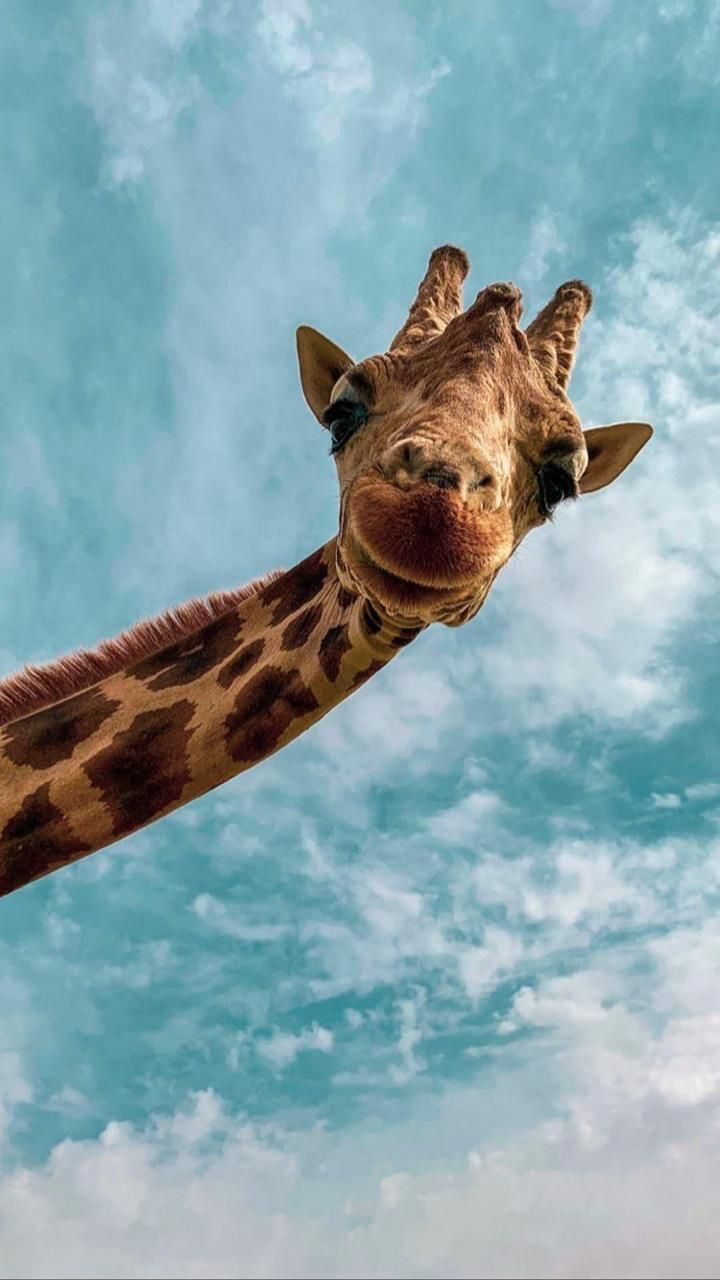
#> input picture merve.jpeg, 720 x 1280 px
$ python Task3.py   (older library calls are emulated)
#> lines starting #> are read from the running program, lines starting #| are printed output that depends on the picture
import cv2
import numpy as np
from PIL import Image
import colorsys

def mainpanel():
    x = ""
    while x != "3":
        print(" -->> if you want RGB  -->  CMYK PRESS 1")
        print(" ")
        print("-->>  if you want CMYK --> RGB PRESS 2")
        print(" ")
        print("-->>  if you want RGB --> HSV PRESS 3")
        print(" ")
        print("-->>  if you want exit PRESS 4")
        x = input("Please select one of them" )
#> the answer given: 1

        if x == "1":
            makeCMYK()
        elif x == "2":
            makeRGB()
        elif x == "3":
            makeHSV()
        elif x == "4":
            print("--Program Terminated!--")
            break
        else:
            print("Please choose one of  them 1 - 2 - 3")

# [19 lines left out: function makeRGB, not called in this run]

def makeCMYK():

    i = cv2.imread('merve.jpeg')
#> i is the input picture: shape (1280, 720, 3); mean B, G, R 170.1, 163.5, 137.1
    point = i.astype(np.float) / 255.

    k = 1 - np.max(point, axis=2)
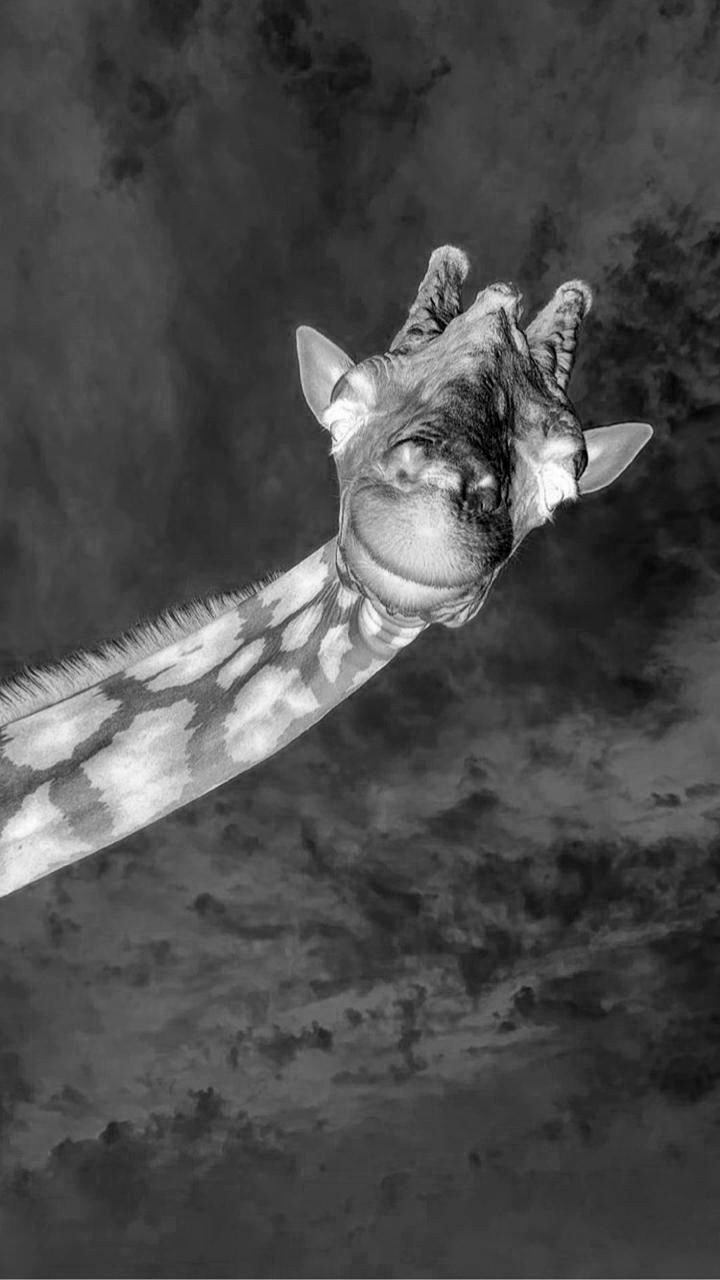
#> k: shape (1280, 720) float64; min 0, max 1, mean 0.297
    c = (1 - point[..., 2] - k) / (1 - k)
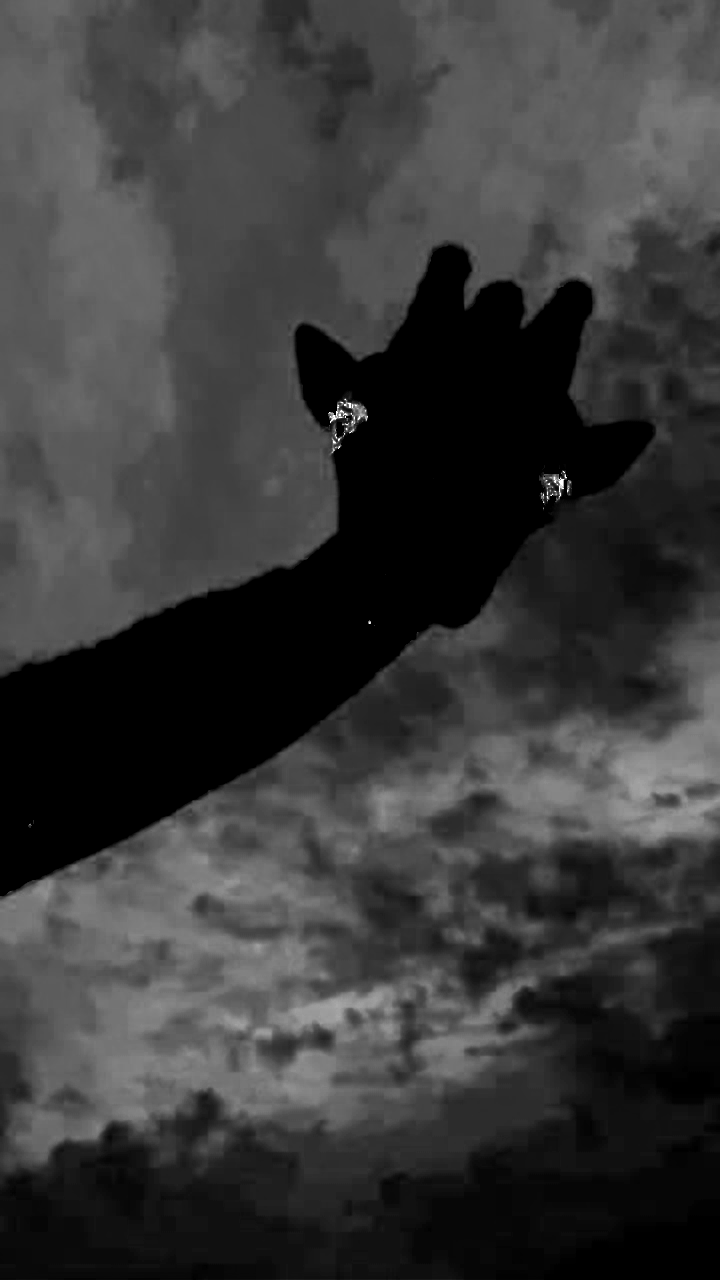
#> c: shape (1280, 720) float64; 0% of the values are NaN or infinite; the others: min 0, max 1, mean 0.225; drawn with min black, max white, NaN and infinite black
    m = (1 - point[..., 1] - k) / (1 - k)
    y = (1 - point[..., 0] - k) / (1 - k)
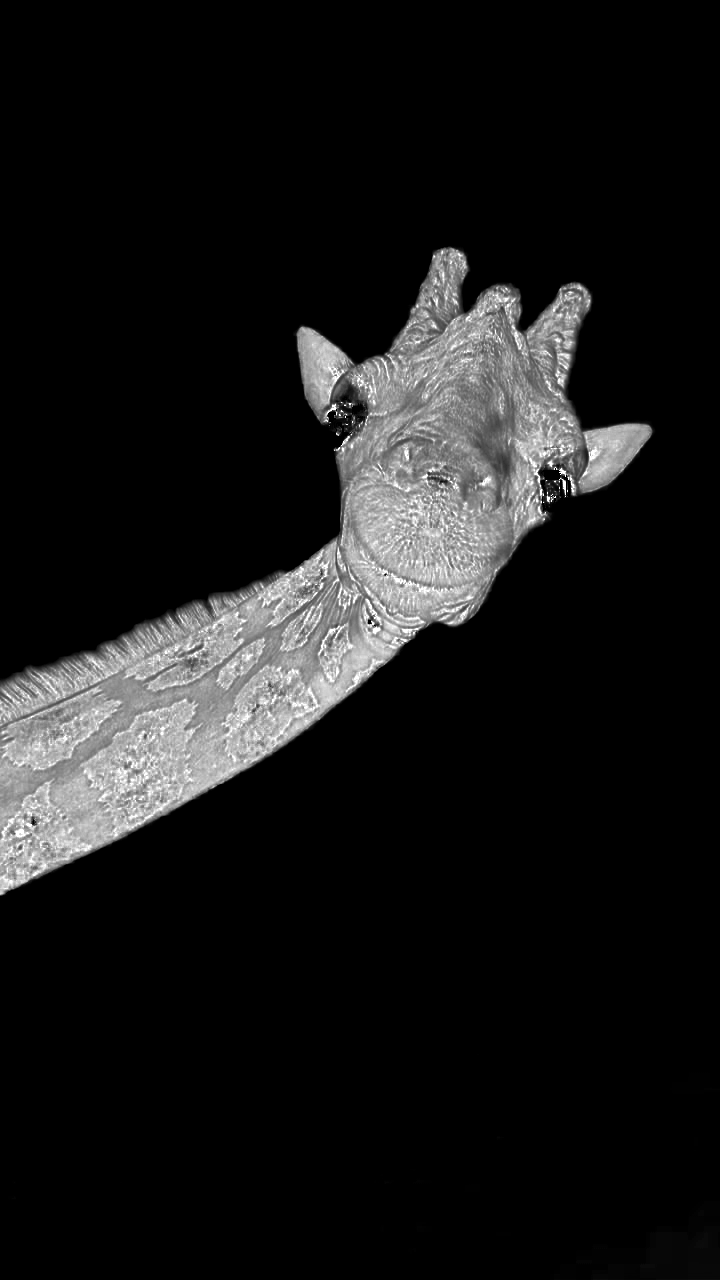
#> y: shape (1280, 720) float64; 0% of the values are NaN or infinite; the others: min 0, max 1, mean 0.0961; drawn with min black, max white, NaN and infinite black

    CMYK = (np.dstack((c, m, y, k)) * 255).astype(np.uint8)
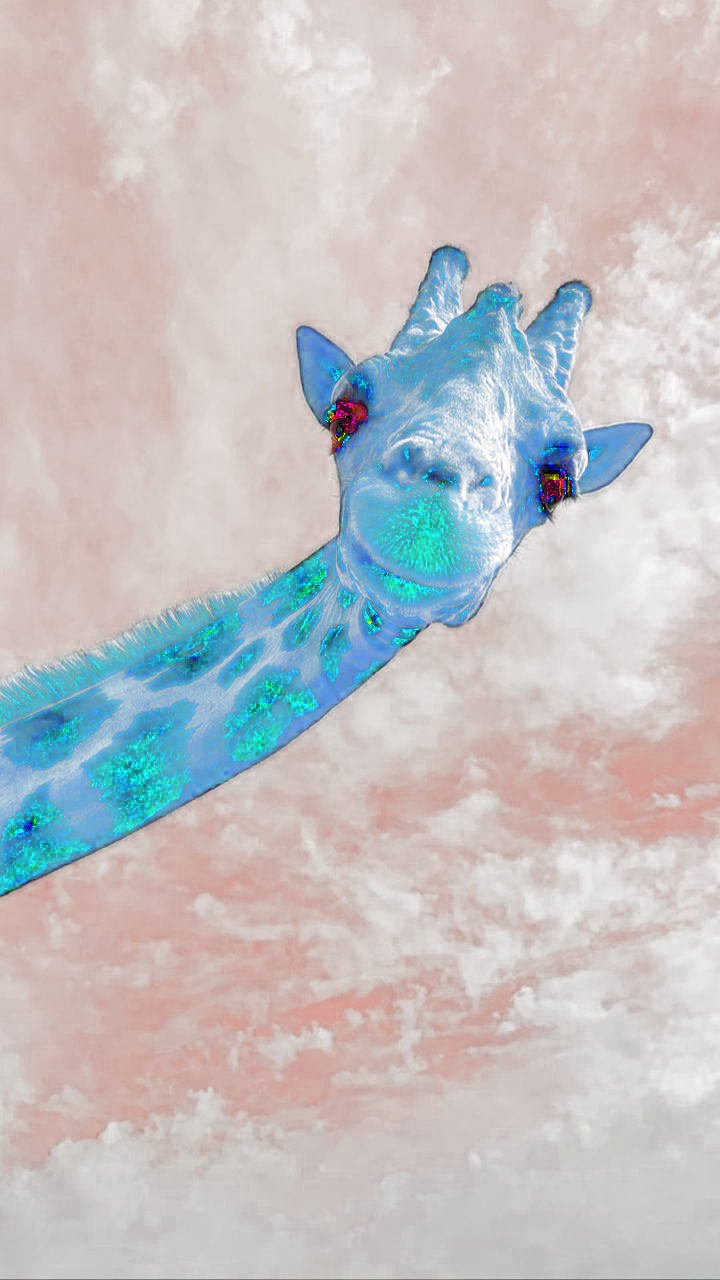
#> CMYK: shape (1280, 720, 4); mean R, G, B, A 56.9, 29.4, 24.4, 75.5; transparent parts drawn white

    cv2.imshow('real', i)
    cv2.imshow('RGB TO CMYK', CMYK)
    cv2.waitKey(0)
    cv2.destroyAllWindows()
# [22 lines left out: function makeHSV, not called in this run]

#> (the run stopped early here; a loop or call above may not have finished)
